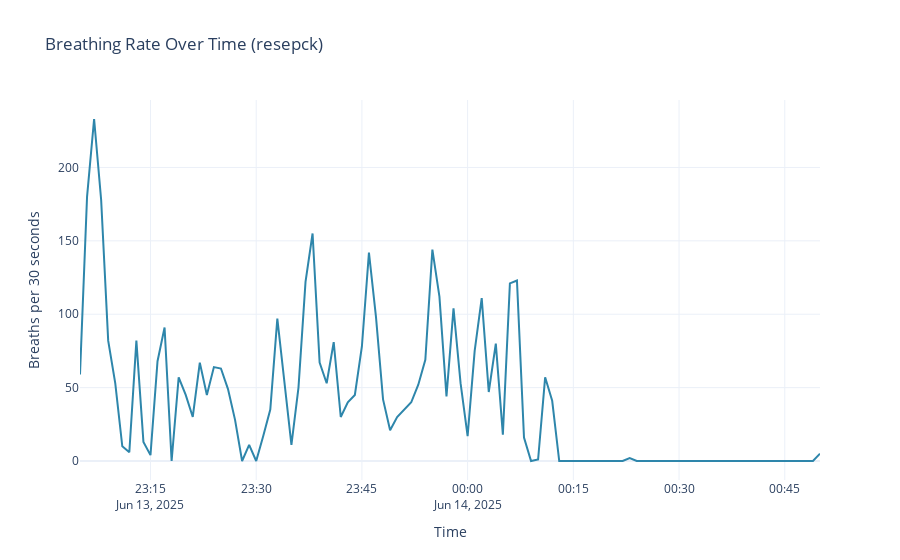

Notebook code for this chart:
### Code cell
fig = px.line(breathing_rate_summary_df_respeck, 
              x='Start_Time', 
              y='Breaths_per_30_seconds',
              title='Breathing Rate Over Time (resepck)',
              labels={
                  'Start_Time': 'Time',
                  'Breaths_per_30_seconds': 'Breaths per 30 seconds'
              })

fig.update_traces(line_color='#2E86AB', line_width=2)
fig.update_layout(template='plotly_white')
fig.show()
